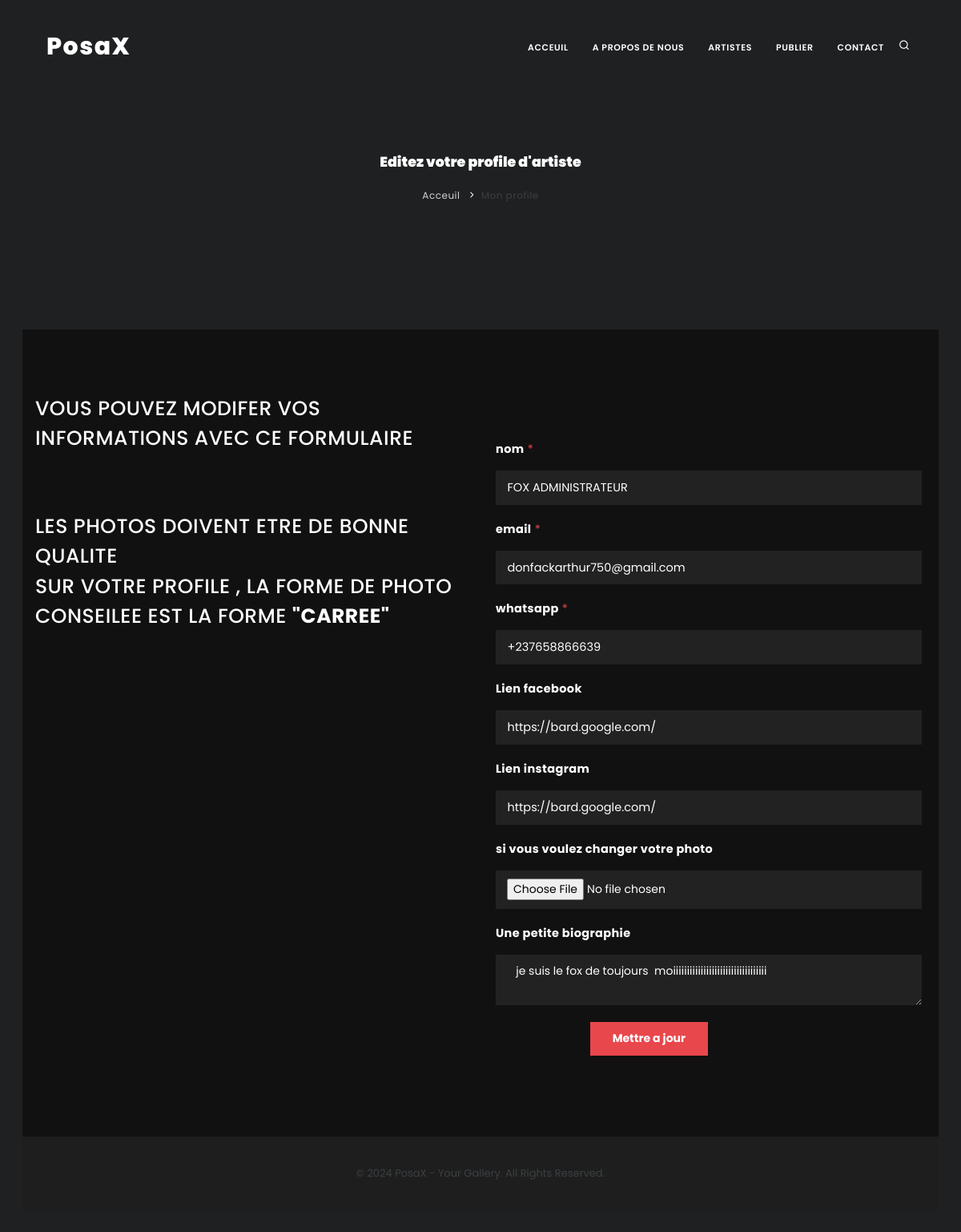
The app's page /profile/1 (signed in), older data.
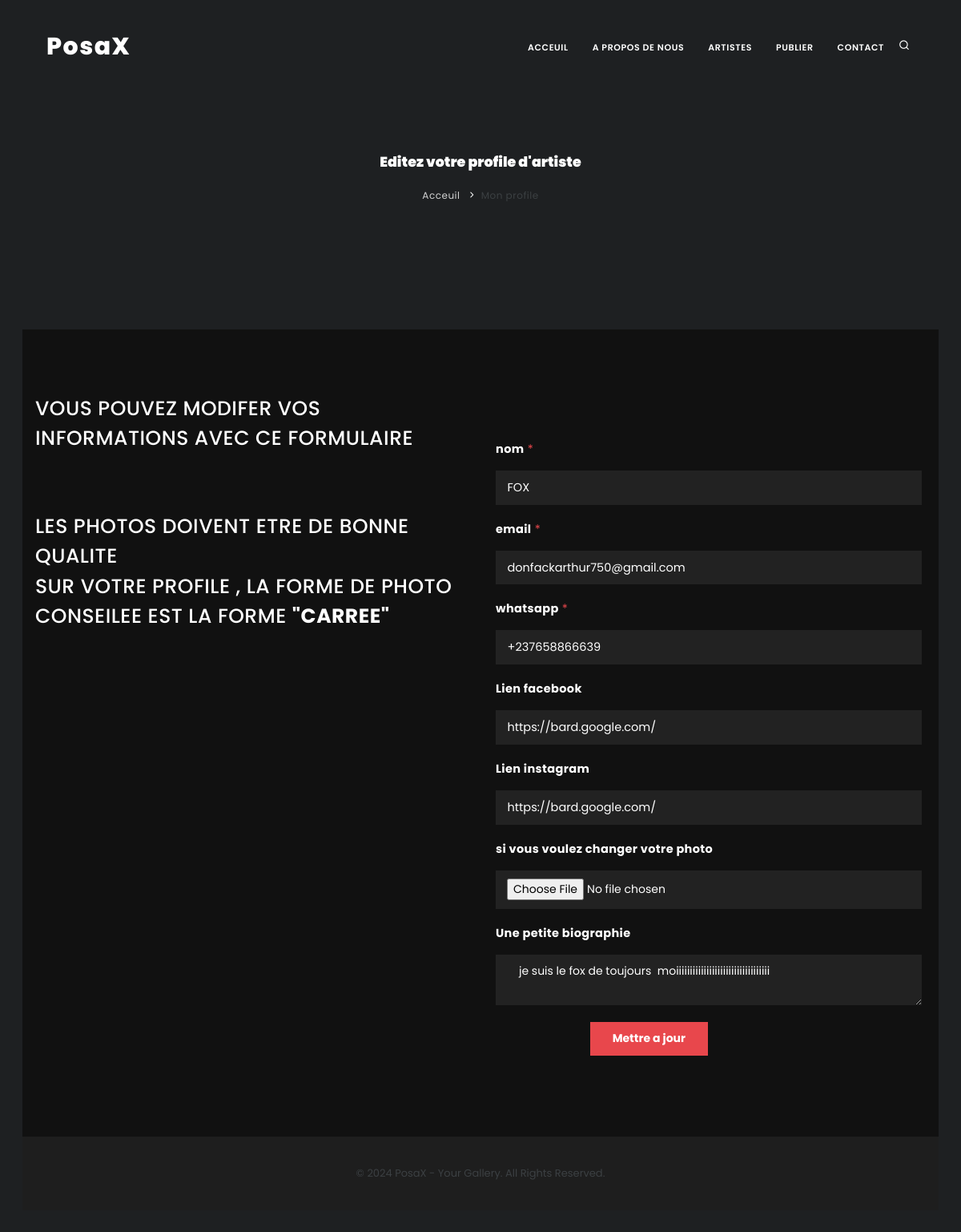
The same page, newer data.
### Comptes/models.py (models this page shows, shortened)
class Artiste(AbstractUser):
    username = models.CharField(max_length=13, unique=True) # il s'agit ici en realite de son email
    email = models.EmailField()
    password = models.CharField(max_length=500)
    nom=models.CharField(max_length=200,null=True,blank=True)
    bio=models.TextField(blank=True,null=True)
    whatsapp = models.CharField(max_length=13,null=True,blank=True)
    facebook = models.CharField(max_length=300,null=True,blank=True)
    instagram = models.CharField(max_length=300,null=True,blank=True)
    email_verified = models.BooleanField(default=False)
    photo=models.ImageField(upload_to='Photo de profils')
    date=models.DateField(auto_now=True,editable=False)

### Comptes/views.py (the view, shortened to what this page needs)
# urls.py: path('profile/<str:id>',profile,name='profile'),
@login_required
def profile(request, id):
    utilisateur = get_object_or_404(Artiste, id=id)
    if request.user.id != utilisateur.id:
        return redirect('connexion')
    return render(request, 'Comptes/Profile.html', {'utilisateur': utilisateur})

### Comptes/templates/Comptes/Profile.html (shortened to what this page needs)
{% extends 'baseform.html' %}
{% block content %}
{% load static %}
        <section id="page-title" data-bg-parallax="{% static 'images/para2.jpg' %}" >
            <div class="container" >
                <div class="container-fullscreen">
                    <div class="text-middle text-center text-end">
                        <span style="font-weight: 900 !important;color:white !important"><p class="lead" data-animate="fadeInDown" data-animate-delay="300" style="font-weight: 900 !important;color:white !important">Editez votre profile d'artiste</p></span>
                    </div>
                </div>
                <div class="breadcrumb">
                    <ul>
                        <li><a href="index.html">Acceuil</a> </li>
                        <li class="active">Mon profile </li>
                    </ul>
                </div>
            </div>
        </section>
        <section style="color: white !important;background-color:#111111">
            <div class="container">
                <div class="row">
                    <div class="col-lg-6">
                        <h3 class="text-uppercase" data-animate="fadeInDown" data-animate-delay="300" style="color: white !important;">Vous pouvez modifer vos informations avec ce formulaire</Address>
                        </h3>
                        <hr class="space">
                        <h3 class="text-uppercase" data-animate="fadeInDown" data-animate-delay="300" style="color: white !important;">Les photos doivent etre de bonne qualite<br> Sur votre profile , la forme de photo conseilee est la forme <strong>"CARREE"</strong></Address>
                        </h3>
                    </div>
                    <div class="col-lg-6">
                        <div class="row">
                        <hr class="space">
                            <form action="{% url 'profile' user.id %}" class='form' data-animate="fadeInDown" method="post"  enctype="multipart/form-data" data-animate-delay="300">
                                <p class='field required'>
                                    <label class='label required' for='nom'>nom</label>
                                    <input class='text-input' id='nom' name='nom' value="{{utilisateur.nom}}" style="font-size: 14.5px;" required type='text'
                                        placeholder="Votre nom d'utilisateur">
                                </p>
                                <p class='field required'>
                                    <label class='label required' for='email'>email</label>
                                    <input class='text-input' id='email' name='email' value="{{user.email}}" style="font-size: 14.5px;" required type='text'
                                        >
                                </p>
                                <p class='field required'>
                                    <label class='label required' for='whatsapp'>whatsapp</label>
                                    <input class='text-input' id='whatsapp' name='whatsapp' value="{{utilisateur.whatsapp}}" style="font-size: 14.5px;" required type='text'
                                        placeholder="Votre numero whatsapp">
                                </p>
                                <p class='field'>
                                    <label class='label required' for='facebook'>Lien facebook</label>
                                    <input class='text-input' id='facebook' name='facebook' value="{{utilisateur.facebook}}" style="font-size: 14.5px;"  type='text'
                                        placeholder="lien de votre profile facebook">
                                </p>
                                <p class='field'>
                                    <label class='label required' for='instagram'>Lien instagram</label>
                                    <input class='text-input' id='instagram' name='instagram' value="{{utilisateur.instagram}}" style="font-size: 14.5px;"  type='text'
                                        placeholder="lien de votre profile instagram">
                                </p>
                                <p class='field'>
                                    <label class='label required' for='photo1'>si vous voulez changer votre photo</label>
                                    <input class='text-input' id='photo1' name='photo1'  type='file'
                                        accept=".png, .jpg, .jpeg">
                                </p>
                                <p class='field'>
                                    <label class='label' for='bio'>Une petite biographie</label>
                                    <textarea class='textarea' cols='50' id='bio' name='bio'> {{utilisateur.bio}} </textarea>
                                </p>
                                <p class='field half'>
                                    <input class='button' type='submit' value='Mettre a jour'>
                                </p>
                            </form>
                        </div>
                    </div>
                </div>
            </div>
        </section>
        {% endblock %}

### templates/baseform.html (shortened to what this page needs)
<!DOCTYPE html>
<html lang="en">
{% load static %}
<head>
    <link href="{% static 'css/plugins.css' %}" rel="stylesheet">
    <link href="{% static 'css/style.css' %}" rel="stylesheet">
    <link rel="stylesheet" href="{% static 'formulaire/css/normalize.min.css' %}">
    <link rel='stylesheet' href='https://fonts.googleapis.com/css?family=Titillium+Web:400,700'><link rel="stylesheet" href="{% static 'formulaire/css/style.css' %}">
</head>
<body style="background-color: #1E2022;">
    <div class="body-inner">
        <header id="header" data-transparent="true" data-fullwidth="true" class="header-mini dark">
            <div class="header-inner">
                <div class="container">
                    <div id="logo" data-animate="fadeInDown" data-animate-delay="300"> <a href="index.html"><span class="logo-default">PosaX</span><span class="logo-dark">PosaX</span></a> </div>
                    <div class="header-extras">
                        <ul>
                            <li>
                                <a id="btn-search" href="#"> <i class="icon-search"></i></a>
                            </li>
                        </ul>
                    </div>
                    <div id="mainMenu">
                        <div class="container">
                            <nav>
                                <ul>
                                    <li><a href="{% url 'index' %}">Acceuil</a></li>
                                    <li><a href="{% url 'about' %}">A propos de nous</a></li>
                                    <li class="dropdown mega-menu-item"><a href="#">Artistes</a>
                                    </li>
                                    {% if user.is_authenticated  %}
                                    <li class="dropdown"><a href="#">Publier</a>
                                    </li>
                                    {% endif %}
                                    <li><a href="https://wa.me/+23765886669">Contact</a></li>
                                </ul>
                            </nav>
                        </div>
                    </div>
                </div>
            </div>
        </header>
        {% block content %}
        {% endblock %}
        <footer class="inverted" id="footer">
            <div class="copyright-content">
                <div class="container">
                    <div class="row">
                        <div class="copyright-text text-center"> &copy; 2024 PosaX - Your Gallery. All Rights Reserved. </div>
                    </div>
                </div>
            </div>
        </footer>
    </div>
</body>
</html>

### PosaxApp/static/formulaire/css/style.css (style rules this page uses)
html { -webkit-font-smoothing: antialiased; }
.form { background-color: #111111; font-family: "Titillium Web", sans-serif; }
.form .button, .form .message, .customSelect, .form .select, .form .textarea, .form .text-input, .form .option-input + label, .form .checkbox-input + label, .form .label { padding: 0.75em 1em; -webkit-appearance: none; -moz-appearance: none; appearance: none; outline: none; line-height: normal; border-radius: 0; border: none; background: none; display: block; }
.form .label { font-weight: bold; color: white; padding-top: 0; padding-left: 0; letter-spacing: 0.025em; font-size: 14.5px; line-height: 1.25; position: relative; z-index: 100; }
.required .form .label:after, .form .required .label:after { content: " *"; color: #E8474C; font-weight: normal; font-size: 14.5px; vertical-align: top; }
.customSelect, .form .select, .form .textarea, .form .text-input, .form .option-input + label, .form .checkbox-input + label { font: inherit; line-height: normal; width: 100%; box-sizing: border-box; background: #222222; color: white; position: relative; }
.customSelect:placeholder, .form .select:placeholder, .form .textarea:placeholder, .form .text-input:placeholder, .form .option-input + label:placeholder, .form .checkbox-input + label:placeholder { color: white; }
.form .button { font: inherit; line-height: normal; cursor: pointer; background: #E8474C; color: white; font-weight: bold; width: auto; margin-left: auto; font-weight: bold; padding-left: 2em; padding-right: 2em; }
body { padding: 2em; }
.form { max-width: 40em; margin: 0 auto; position: relative; display: flex; flex-flow: row wrap; justify-content: space-between; align-items: flex-end; }
.form .field { width: 100%; margin: 0 0 1.5em 0; }
@media screen and (min-width: 40em) { .form .field.half { width: calc(50% - 1px); } }
.form .textarea { max-width: 100%; }

Row changes from the older to the newer data that the page shows:
changed Artiste "donfackarthur750@gmail.com": nom "FOX ADMINISTRATEUR" → "FOX"
